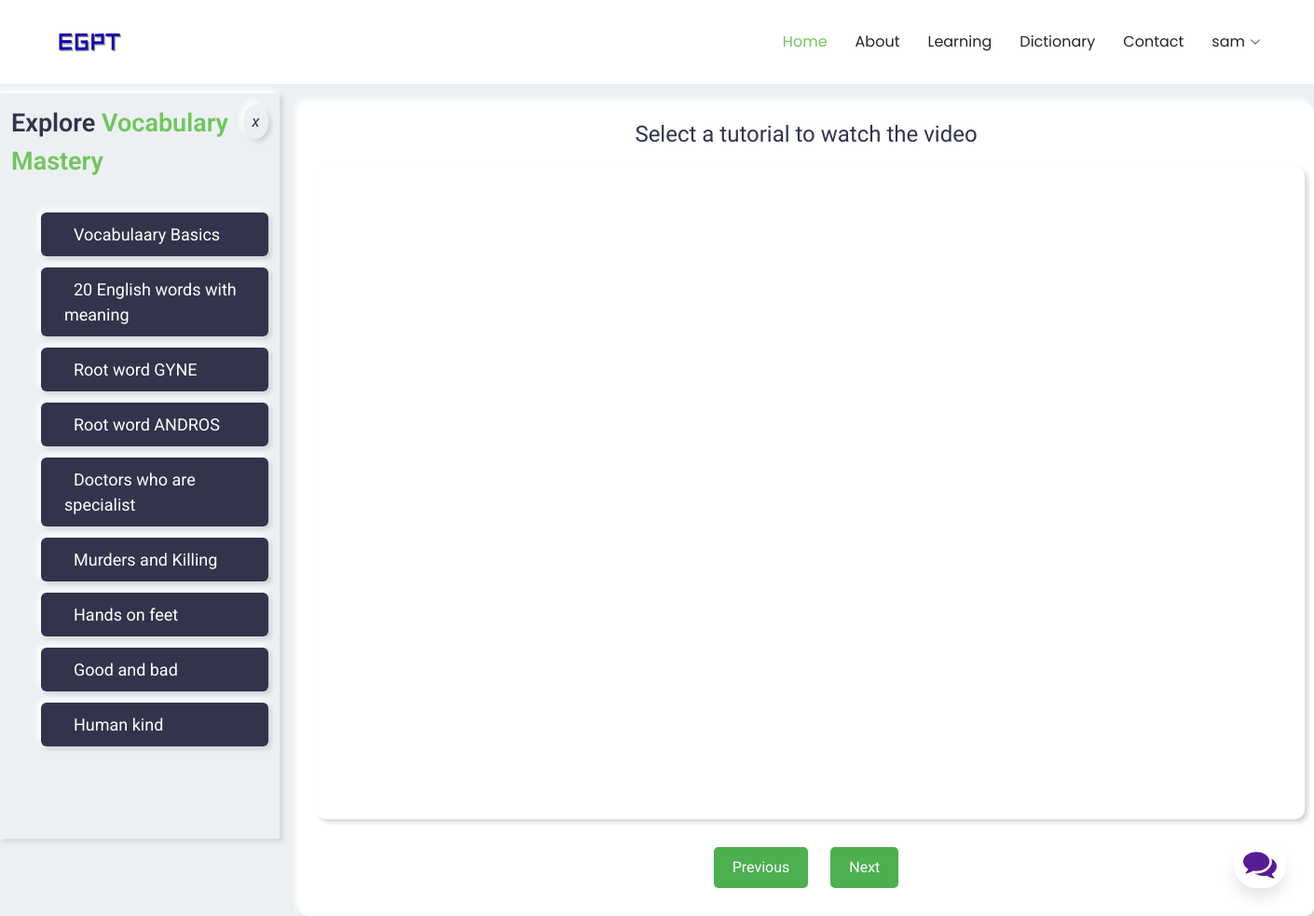
The app's page /service/Vocabulary_Mastery (signed in) with its own data.
### EGPT/models.py (models this page shows, shortened)
class User(db.Model, UserMixin):
    id = db.Column(db.Integer, primary_key=True)
    first_name = db.Column(db.String(20), nullable=False)
    last_name = db.Column(db.String(20), nullable=False)
    username = db.Column(db.String(20), unique=True, nullable=False)
    email = db.Column(db.String(120), unique=True, nullable=False)
    image_file = db.Column(db.String(20), nullable=False, default='default.jpg')
    is_admin = db.Column(db.Boolean, default=False)
    password = db.Column(db.String(60), nullable=False)
    progress = db.relationship('UserProgress', backref='user', lazy=True)
    messages = db.relationship('Messages', backref='user', lazy=True)

class Service(db.Model):
    id = db.Column(db.Integer, primary_key=True)
    name = db.Column(db.String(100), unique=True, nullable=False)
    description = db.Column(db.Text, nullable=True)
    tutorials = db.relationship('Tutorial', backref='service', lazy=True)

class Tutorial(db.Model):
    id = db.Column(db.Integer, primary_key=True)
    title = db.Column(db.String(100), nullable=False)
    video_url = db.Column(db.String(255), nullable=False)
    service_id = db.Column(db.Integer, db.ForeignKey('service.id'), nullable=False)
    user_progress = db.relationship('UserProgress', backref='tutorial', lazy=True)

### EGPT/main/routes.py (the view)
@main.route('/service/<service_name>')
def service_detail(service_name):
    service = Service.query.filter_by(name=service_name.replace('_', ' ')).first_or_404()
    tutorials = Tutorial.query.filter_by(service_id=service.id).all()
    tutorial_list = []
    for tutorial in tutorials:
        viewed = UserProgress.query.filter_by(user_id=current_user.id, tutorial_id=tutorial.id, is_viewed=True).first()
        tutorial_list.append({
            'id': tutorial.id,
            'title': tutorial.title,
            'video_url': tutorial.video_url,
            'viewed': bool(viewed)
        })
    return render_template('service_detail.html', service={'name': service.name}, tutorials=tutorial_list)

### EGPT/models.py (called while the page is built)
@login_manager.user_loader
def load_user(user_id):
    return User.query.get(int(user_id))

### EGPT/templates/service_detail.html (shortened to what this page needs)
{% extends 'layout.html' %}
{% block content %}
<div>
    <link href="{{url_for('static', filename='css/services.css')}}" rel="stylesheet">
    <div class="side_bar" id="sidebar">
        <div class="title">
            <div class="logo"><span>Explore</span> <span class="description-title">{{ service.name }}</span></div>
            <label class="button cancel" id="close-sidebar"><i class="fas fa-times">x</i></label>
        </div>
        <ul>
            {% for tutorial in tutorials %}
                <li>
                    <a href="javascript:void(0)"
                       onclick="loadVideo('{{ tutorial.video_url }}', {{ tutorial.id }})"
                       data-tutorial-id="{{ tutorial.id }}" class="{{ 'active' if tutorial.viewed else '' }}">
                       {{ tutorial.title }}
                    </a>
                </li>
            {% endfor %}
        </ul>
    </div>
    <div class="video-section">
        <h2 id="video-title">Select a tutorial to watch the video</h2>
        <iframe id="video-player" width="1060" height="700" src="" frameborder="0" allowfullscreen></iframe>
        <div class="nav-buttons">
            <button id="prev-btn" class="nav-btn">Previous</button>
            <button id="next-btn" class="nav-btn">Next</button>
        </div>
    </div>
</div>
{% endblock %}

### EGPT/templates/layout.html (shortened to what this page needs)
<!DOCTYPE html>
<html lang="en">
<head>
  <link href="{{url_for('static', filename='vendor/bootstrap/css/bootstrap.min.css')}}" rel="stylesheet">
  <link href="{{url_for('static', filename='vendor/bootstrap-icons/bootstrap-icons.css')}}" rel="stylesheet">
  <link href="{{url_for('static', filename='vendor/aos/aos.css')}}" rel="stylesheet">
  <link href="{{url_for('static', filename='vendor/glightbox/css/glightbox.min.css')}}" rel="stylesheet">
  <link href="{{url_for('static', filename='css/main.css')}}" rel="stylesheet">
  <link href="{{url_for('static', filename='css/chatbot.css')}}" rel="stylesheet">
  <link href="{{url_for('static', filename='css/about.css')}}" rel="stylesheet">
  <link href="{{url_for('static', filename='css/contact.css')}}" rel="stylesheet">
  <link href="{{url_for('static', filename='css/messages.css')}}" rel="stylesheet">
</head>
<body class="index-page">
  <header id="header" class="header d-flex align-items-center sticky-top">
    <div class="container-fluid container-xl position-relative d-flex align-items-center justify-content-between">
      <a href="{{url_for('main.home')}}" class="logo d-flex align-items-center">
        <img src="{{url_for('static', filename='img/egpt.png')}}" alt="">
      </a>
      <nav id="navmenu" class="navmenu">
        <ul>
          <li><a href="{{url_for('main.home')}}" class="active">Home</a></li>
          <li><a href="{{url_for('main.about')}}">About</a></li>
          {% if current_user.is_authenticated %}
            <li><a href="{{url_for('main.learning')}}">Learning</a></li>
          {%endif %}
          <li><a href="{{url_for('main.dictionary')}}">Dictionary</a></li>
          <li><a href="{{url_for('main.contact_us')}}">Contact</a></li>
          {% if current_user.is_authenticated %}
          <li class="dropdown"><a href="#"><span> {{current_user.username}}</span> <i class="bi bi-chevron-down toggle-dropdown"></i></a>
          </li>
          {%else:%}
            <li><a href="{{ url_for('users.register') }}">Login/SignUp</a></li>
          {%endif%}
        </ul>
      </nav>
    </div>
  </header>
  <main>
 {% block content %}{% endblock %}
 <div class="chatbox">
  <div class="chatbox__button">
      <button><img src="{{ url_for('static', filename='img/chatbox-icon.svg') }}" /></button>
  </div>
</div>
</main>
</body>
</html>

### EGPT/static/css/main.css (style rules this page uses)
:root { --default-font: "Roboto", system-ui, -apple-system, "Segoe UI", Roboto, "Helvetica Neue", Arial, "Noto Sans", "Liberation Sans", sans-serif, "Apple Color Emoji", "Segoe UI Emoji", "Segoe UI Symbol", "Noto Color Emoji"; --heading-font: "Raleway", sans-serif; --nav-font: "Poppins", sans-serif; }
:root { --background-color: #ffffff; --default-color: #212529; --heading-color: #101f0c; --accent-color: #71c55d; --surface-color: #ffffff; --contrast-color: #ffffff; }
:root { --nav-color: #212529; --nav-hover-color: #71c55d; --nav-mobile-background-color: #ffffff; --nav-dropdown-background-color: #ffffff; --nav-dropdown-color: #212529; --nav-dropdown-hover-color: #71c55d; }
:root { scroll-behavior: smooth; }
body { color: var(--default-color); background-color: var(--background-color); font-family: var(--default-font); }
a { color: var(--accent-color); text-decoration: none; transition: 0.3s; }
h1, h2, h3, h4, h5, h6 { color: var(--heading-color); font-family: var(--heading-font); }
.header { color: var(--default-color); background-color: var(--background-color); padding: 15px 0; transition: all 0.5s; z-index: 997; }
.header .logo { line-height: 1; }
.header .logo img { max-height: 32px; margin-right: 8px; }
@media (min-width: 1200px) { .navmenu { padding: 0; } }
@media (min-width: 1200px) { .navmenu ul { margin: 0; padding: 0; display: flex; list-style: none; align-items: center; } }
@media (min-width: 1200px) { .navmenu li { position: relative; } }
@media (min-width: 1200px) { .navmenu a, .navmenu a:focus { color: var(--nav-color); padding: 18px 15px; font-size: 16px; font-family: var(--nav-font); font-weight: 400; display: flex; align-items: center; justify-content: space-between; white-space: nowrap; transition: 0.3s; } }
@media (min-width: 1200px) { .navmenu a i, .navmenu a:focus i { font-size: 12px; line-height: 0; margin-left: 5px; transition: 0.3s; } }
@media (min-width: 1200px) { .navmenu li:last-child a { padding-right: 0; } }
@media (min-width: 1200px) { .navmenu li:hover>a, .navmenu .active, .navmenu .active:focus { color: var(--nav-hover-color); } }
.description-title { color: var(--accent-color); }
.nav-buttons { text-align: center; margin-top: 20px; }
.nav-btn { background-color: #4CAF50; color: white; border: none; padding: 10px 20px; margin: 10px; font-size: 16px; cursor: pointer; border-radius: 5px; transition: background-color 0.3s ease; }

### EGPT/static/css/chatbot.css (style rules this page uses)
.chatbox { position: absolute; bottom: 30px; right: 30px; --primaryGradient: linear-gradient(93.12deg, #581B98 0.52%, #9C1DE7 100%); --secondaryGradient: linear-gradient(268.91deg, #581B98 -2.14%, #9C1DE7 99.69%); --primaryBoxShadow: 0px 10px 15px rgba(0, 0, 0, 0.1); --secondaryBoxShadow: 0px -10px 15px rgba(0, 0, 0, 0.1); --primary: #581B98; }
.chatbox__button { text-align: right; }
.chatbox__button button, .chatbox__button button:focus, .chatbox__button button:visited { padding: 10px; background: white; border: none; outline: none; border-radius: 50px; box-shadow: 0px 10px 15px rgba(0, 0, 0, 0.1); cursor: pointer; }

### EGPT/static/css/messages.css (style rules this page uses)
main { margin-top: 20px; }

### EGPT/static/css/services.css (style rules this page uses)
body { background: #ecf0f3; }
.side_bar { position: fixed; top: 100px; left: 0; width: 300px; height: 100vh; background: #ecf0f3; padding: 12px; box-shadow: -3px -3px 7px #ffffff, 3px 3px 5px #ceced1; transition: all 0.3s ease; }
.side_bar .title { display: flex; justify-content: space-evenly; }
.side_bar .title .logo { font-size: 27px; font-weight: 600; color: #31344b; }
.side_bar ul { margin-top: 35px; list-style: none; }
.side_bar ul a { color: #31344b; text-decoration: none; display: block; margin-top: 12px; font-size: 18px; font-weight: 400; padding: 10px 25px; border-radius: 6px; box-shadow: -3px -3px 7px #ffffff, 3px 3px 5px #ceced1; position: relative; transition: all 0.2s ease; }
label { font-size: 17px; color: #31344b; box-shadow: -3px -3px 7px #ffffff, 3px 3px 5px #ceced1; height: 37px; width: 37px; border-radius: 50%; text-align: center; line-height: 37px; cursor: pointer; transition: all 0.3s ease; }
.video-section { margin-left: 320px; padding: 20px; background: #ffffff; box-shadow: -3px -3px 7px #ffffff, 3px 3px 5px #ceced1; border-radius: 10px; margin-top: 20px; }
.video-section h2 { font-size: 24px; color: #31344b; text-align: center; margin-bottom: 20px; }
#video-player { display: block; margin: 0 auto; box-shadow: -3px -3px 7px #ffffff, 3px 3px 5px #ceced1; border-radius: 10px; }
.side_bar ul a.active { background-color: #31344b; color: #ffffff; }

### records on screen
User: username "sam"
Service: name "Vocabulary Mastery"
Tutorial: title "Vocabulaary Basics"
Tutorial: title "20 English words with meaning"
Tutorial: title "Root word GYNE"
Tutorial: title "Root word ANDROS"
Tutorial: title "Doctors who are specialist"
Tutorial: title "Murders and Killing"
Tutorial: title "Hands on feet"
Tutorial: title "Good and bad"
Tutorial: title "Human kind"
